Frame 1 (no input): blank canvas, image omitted
Frame 60 (the mouse pressed at the canvas centre just before this capture): blank canvas, image omitted
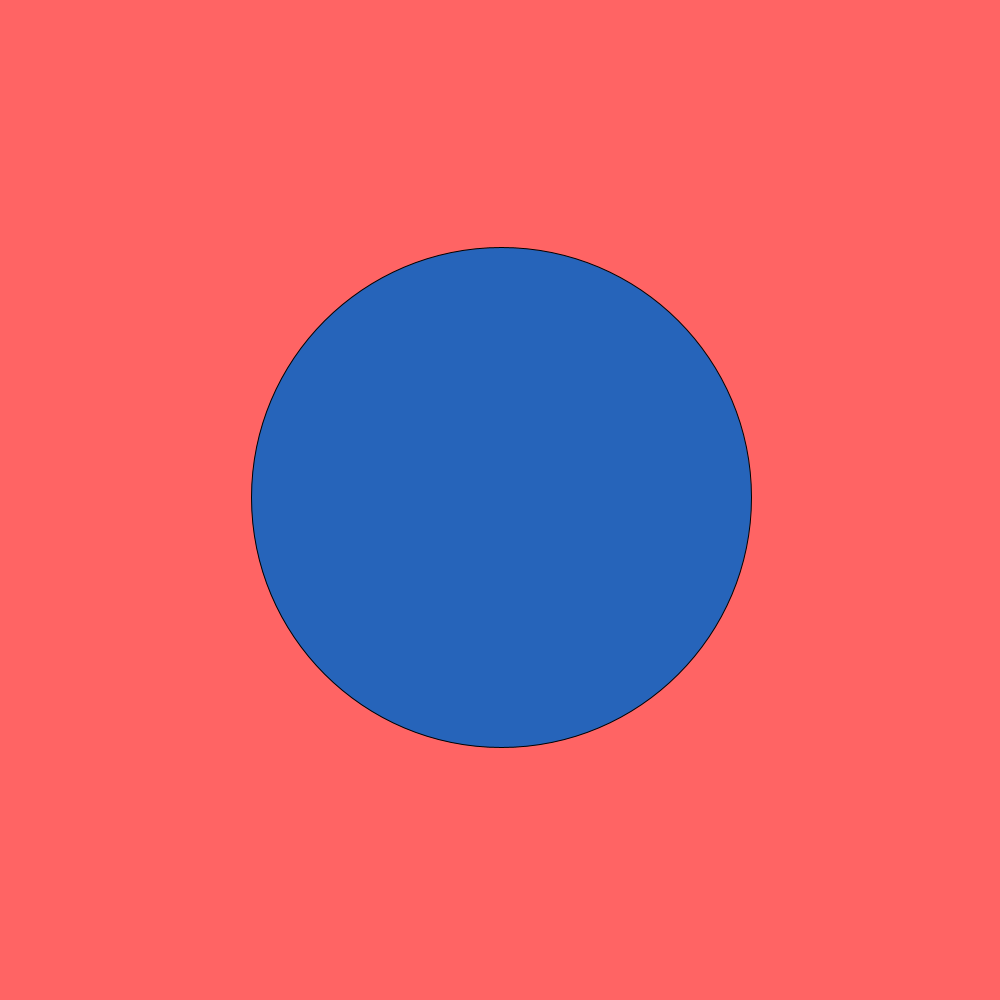
Frame 120 (the mouse held since frame 60 and released just before this capture)

The Processing sketch whose frames 1 and 60 were blank and that drew this single picture after the mouse press (run headless with seeded random() and noise(); from frame 60 on, the mouse is pressed at the canvas centre):

// Processing sketch: processing_97808
// ── processing_97808.pde


void setup ()
{
 size (1000,1000);
 smooth();// makes lines of circle smooth
 frameRate(30);
}  

void draw()
{
  //my red, green and blue variabeles
  int rCol = int (random(255));// red colour-interger to hold random number between 0 and 255
  int gCol = int (random(255));// greeen colour
  int bCol = int (random(255));// blue colour  
  
  //my position variables
  float x = (width/2)+random(10)-5;
  float y = (height/2)+random(10)-5;
  
  
  background(255, 100, 100);// background colour light red
  fill(rCol, gCol, bCol); // random circle colour fill
  ellipse(x, y, mouseX, mouseY);//draws the circle
 

}
 
